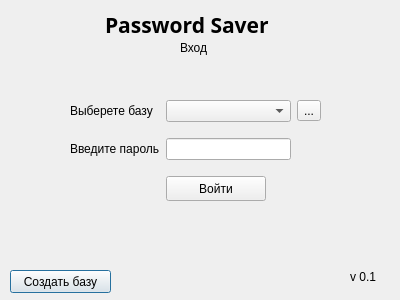
<?xml version="1.0" encoding="UTF-8"?>
<ui version="4.0">
 <class>Dialog</class>
 <widget class="QDialog" name="Dialog">
  <property name="geometry">
   <rect>
    <x>0</x>
    <y>0</y>
    <width>400</width>
    <height>300</height>
   </rect>
  </property>
  <property name="minimumSize">
   <size>
    <width>400</width>
    <height>300</height>
   </size>
  </property>
  <property name="maximumSize">
   <size>
    <width>400</width>
    <height>300</height>
   </size>
  </property>
  <property name="windowTitle">
   <string>Keyforgetful - Вход</string>
  </property>
  <widget class="QLabel" name="label_5">
   <property name="geometry">
    <rect>
     <x>180</x>
     <y>40</y>
     <width>31</width>
     <height>16</height>
    </rect>
   </property>
   <property name="text">
    <string>Вход</string>
   </property>
  </widget>
  <widget class="QPushButton" name="pushButton_2">
   <property name="geometry">
    <rect>
     <x>10</x>
     <y>270</y>
     <width>101</width>
     <height>23</height>
    </rect>
   </property>
   <property name="text">
    <string>Создать базу</string>
   </property>
  </widget>
  <widget class="QLabel" name="label_4">
   <property name="geometry">
    <rect>
     <x>350</x>
     <y>270</y>
     <width>47</width>
     <height>13</height>
    </rect>
   </property>
   <property name="text">
    <string>v 0.1</string>
   </property>
  </widget>
  <widget class="QLabel" name="label">
   <property name="geometry">
    <rect>
     <x>105</x>
     <y>10</y>
     <width>190</width>
     <height>30</height>
    </rect>
   </property>
   <property name="font">
    <font>
     <family>Arial Black</family>
     <pointsize>16</pointsize>
     <weight>75</weight>
     <italic>false</italic>
     <bold>true</bold>
     <underline>false</underline>
     <strikeout>false</strikeout>
    </font>
   </property>
   <property name="text">
    <string>Password Saver</string>
   </property>
  </widget>
  <widget class="QWidget" name="gridLayoutWidget">
   <property name="geometry">
    <rect>
     <x>70</x>
     <y>90</y>
     <width>251</width>
     <height>121</height>
    </rect>
   </property>
   <layout class="QGridLayout" name="gridLayout">
    <item row="2" column="1">
     <widget class="QPushButton" name="pushButton_3">
      <property name="sizePolicy">
       <sizepolicy hsizetype="Minimum" vsizetype="Fixed">
        <horstretch>0</horstretch>
        <verstretch>1</verstretch>
       </sizepolicy>
      </property>
      <property name="minimumSize">
       <size>
        <width>0</width>
        <height>0</height>
       </size>
      </property>
      <property name="maximumSize">
       <size>
        <width>100</width>
        <height>25</height>
       </size>
      </property>
      <property name="sizeIncrement">
       <size>
        <width>0</width>
        <height>0</height>
       </size>
      </property>
      <property name="baseSize">
       <size>
        <width>0</width>
        <height>0</height>
       </size>
      </property>
      <property name="text">
       <string>Войти</string>
      </property>
     </widget>
    </item>
    <item row="0" column="0">
     <widget class="QLabel" name="label_6">
      <property name="text">
       <string>Выберете базу</string>
      </property>
     </widget>
    </item>
    <item row="1" column="0">
     <widget class="QLabel" name="label_7">
      <property name="text">
       <string>Введите пароль</string>
      </property>
     </widget>
    </item>
    <item row="0" column="1">
     <widget class="QComboBox" name="comboBox_2">
      <property name="currentText">
       <string/>
      </property>
     </widget>
    </item>
    <item row="0" column="2">
     <widget class="QToolButton" name="toolButton">
      <property name="text">
       <string>...</string>
      </property>
     </widget>
    </item>
    <item row="1" column="1">
     <widget class="QLineEdit" name="lineEdit_2">
      <property name="echoMode">
       <enum>QLineEdit::Password</enum>
      </property>
     </widget>
    </item>
   </layout>
  </widget>
 </widget>
 <tabstops>
  <tabstop>pushButton_3</tabstop>
  <tabstop>pushButton_2</tabstop>
  <tabstop>comboBox_2</tabstop>
  <tabstop>toolButton</tabstop>
  <tabstop>lineEdit_2</tabstop>
 </tabstops>
 <resources/>
 <connections/>
</ui>
